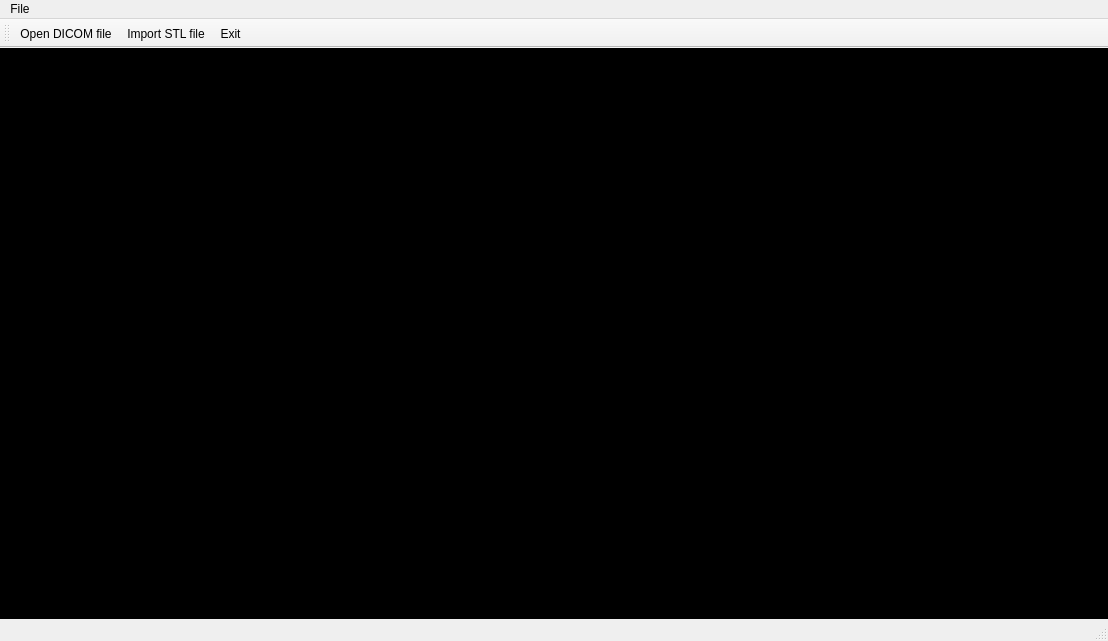
<?xml version="1.0" encoding="UTF-8"?>
<ui version="4.0">
 <class>MainWindow</class>
 <widget class="QMainWindow" name="MainWindow">
  <property name="geometry">
   <rect>
    <x>0</x>
    <y>0</y>
    <width>1108</width>
    <height>641</height>
   </rect>
  </property>
  <property name="windowTitle">
   <string>MainWindow</string>
  </property>
  <widget class="QWidget" name="centralWidget">
   <property name="styleSheet">
    <string notr="true"> background-color: rgb(0, 0, 0);</string>
   </property>
  </widget>
  <widget class="QMenuBar" name="menuBar">
   <property name="geometry">
    <rect>
     <x>0</x>
     <y>0</y>
     <width>1108</width>
     <height>20</height>
    </rect>
   </property>
   <widget class="QMenu" name="menuFile">
    <property name="title">
     <string>File</string>
    </property>
    <addaction name="actionOpen_DICOM_file"/>
    <addaction name="actionImport_STL_file"/>
    <addaction name="actionExit"/>
   </widget>
   <addaction name="menuFile"/>
  </widget>
  <widget class="QToolBar" name="mainToolBar">
   <attribute name="toolBarArea">
    <enum>TopToolBarArea</enum>
   </attribute>
   <attribute name="toolBarBreak">
    <bool>false</bool>
   </attribute>
   <addaction name="actionOpen_DICOM_file"/>
   <addaction name="actionImport_STL_file"/>
   <addaction name="actionExit"/>
  </widget>
  <widget class="QStatusBar" name="statusBar"/>
  <action name="actionOpen_DICOM_file">
   <property name="icon">
    <iconset resource="resource.qrc">
     <normaloff>:/images/Open.png</normaloff>:/images/Open.png</iconset>
   </property>
   <property name="text">
    <string>Open DICOM file</string>
   </property>
  </action>
  <action name="actionImport_STL_file">
   <property name="icon">
    <iconset resource="resource.qrc">
     <normaloff>:/images/import.png</normaloff>:/images/import.png</iconset>
   </property>
   <property name="text">
    <string>Import STL file</string>
   </property>
  </action>
  <action name="actionExit">
   <property name="icon">
    <iconset resource="resource.qrc">
     <normaloff>:/images/exit.png</normaloff>:/images/exit.png</iconset>
   </property>
   <property name="text">
    <string>Exit</string>
   </property>
  </action>
 </widget>
 <layoutdefault spacing="6" margin="11"/>
 <resources>
  <include location="resource.qrc"/>
 </resources>
 <connections/>
</ui>
